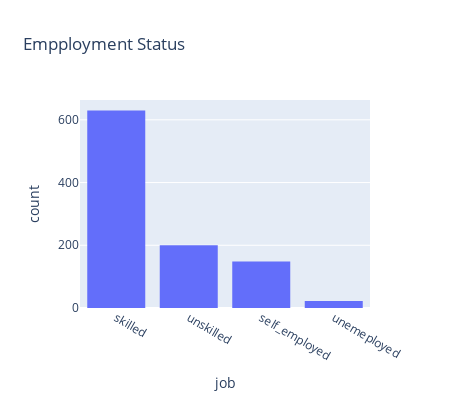

Notebook code for this chart:
### Markdown cell above
Most of customer invest in cars than they do other investment> Followed by real estate

### Code cell
pup = px.histogram(ds, x= 'job',
                         title='Empployment Status', height=400, width = 450)
pup

### Figure 1 — Plotly figure (JSON) as saved in the notebook; plotly's stock layout.template omitted (floating-point values rounded to 4 significant figures; data arrays with more than 128 entries replaced by an {"elided": "..."} marker saying what was removed)
{"data": [{"alignmentgroup": "True", "bingroup": "x", "hovertemplate": "job=%{x}<br>count=%{y}<extra></extra>", "legendgroup": "", "marker": {"color": "#636efa", "pattern": {"shape": ""}}, "name": "", "offsetgroup": "", "orientation": "v", "showlegend": false, "type": "histogram", "x": {"elided": "1000 str values"}, "xaxis": "x", "yaxis": "y"}], "layout": {"barmode": "relative", "height": 400, "legend": {"tracegroupgap": 0}, "title": {"text": "Empployment Status"}, "width": 450, "xaxis": {"anchor": "y", "domain": [0, 1], "title": {"text": "job"}}, "yaxis": {"anchor": "x", "domain": [0, 1], "title": {"text": "count"}}}}
